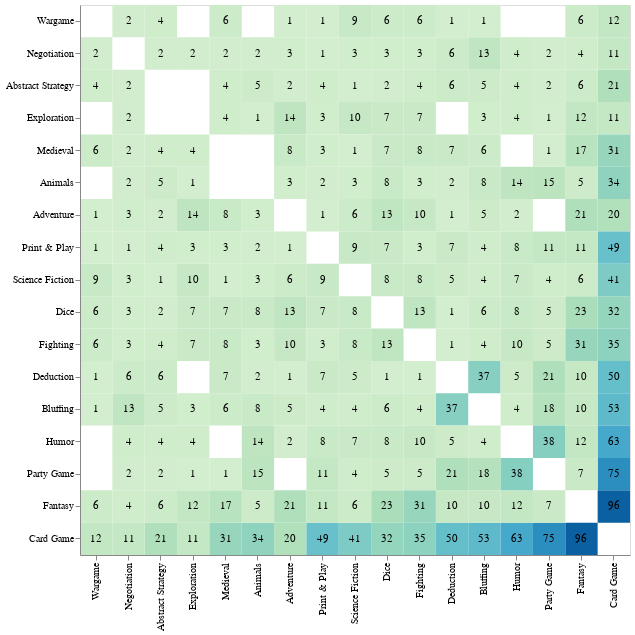

Notebook cell for this chart:
### Code cell
createCategoryHeatmap(final_ranked, 30, 20)

### Figure 1 — Vega-Lite specification as saved in the notebook (floating-point values rounded to 4 significant figures; data arrays with more than 128 entries replaced by an {"elided": "..."} marker saying what was removed)
{"config": {"view": {"continuousWidth": 400, "continuousHeight": 300}}, "layer": [{"mark": "rect", "encoding": {"color": {"field": "value", "legend": null, "scale": {"scheme": "greenblue"}, "type": "quantitative"}, "x": {"field": "index", "sort": ["Wargame", "Negotiation", "Abstract Strategy", "Exploration", "Medieval", "Animals", "Adventure", "Print & Play", "Science Fiction", "Dice", "Fighting", "Deduction", "Bluffing", "Humor", "Party Game", "Fantasy", "Card Game"], "title": null, "type": "nominal"}, "y": {"field": "variable", "sort": ["Wargame", "Negotiation", "Abstract Strategy", "Exploration", "Medieval", "Animals", "Adventure", "Print & Play", "Science Fiction", "Dice", "Fighting", "Deduction", "Bluffing", "Humor", "Party Game", "Fantasy", "Card Game"], "title": null, "type": "nominal"}}, "height": 550, "width": 550}, {"mark": {"type": "text", "baseline": "middle"}, "encoding": {"text": {"field": "value", "type": "quantitative"}, "x": {"field": "index", "sort": ["Wargame", "Negotiation", "Abstract Strategy", "Exploration", "Medieval", "Animals", "Adventure", "Print & Play", "Science Fiction", "Dice", "Fighting", "Deduction", "Bluffing", "Humor", "Party Game", "Fantasy", "Card Game"], "type": "nominal"}, "y": {"field": "variable", "sort": ["Wargame", "Negotiation", "Abstract Strategy", "Exploration", "Medieval", "Animals", "Adventure", "Print & Play", "Science Fiction", "Dice", "Fighting", "Deduction", "Bluffing", "Humor", "Party Game", "Fantasy", "Card Game"], "type": "nominal"}}}], "data": {"name": "data-e729368c73cb6baaebf34fc634e16dfc"}, "$schema": "https://vega.github.io/schema/vega-lite/v4.17.0.json", "datasets": {"data-e729368c73cb6baaebf34fc634e16dfc": {"elided": "254 records"}}}
